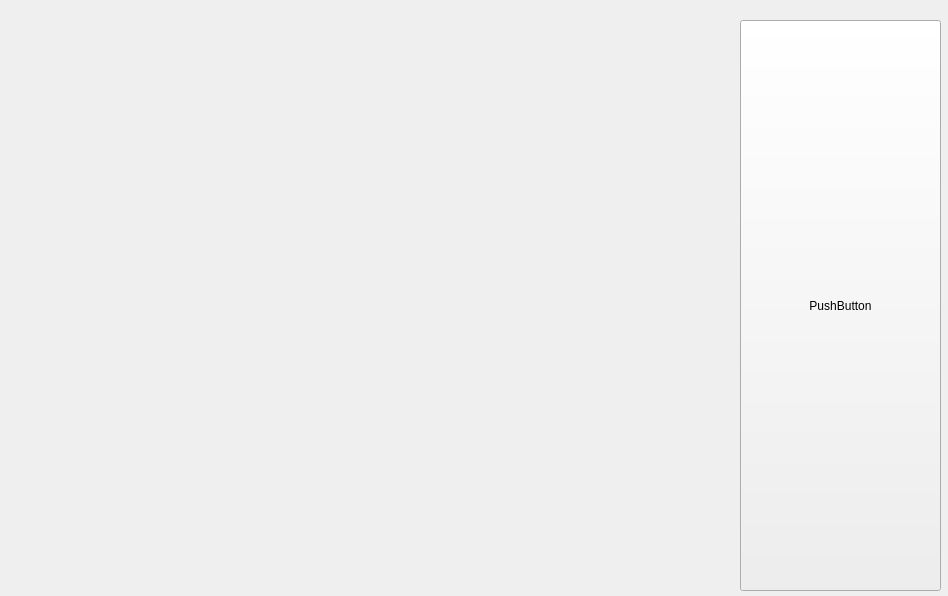
<?xml version="1.0" encoding="UTF-8"?>
<ui version="4.0">
 <class>Videowidget</class>
 <widget class="QWidget" name="Videowidget">
  <property name="geometry">
   <rect>
    <x>0</x>
    <y>0</y>
    <width>948</width>
    <height>596</height>
   </rect>
  </property>
  <property name="windowTitle">
   <string>Form</string>
  </property>
  <widget class="QWidget" name="videoWidget" native="true">
   <property name="geometry">
    <rect>
     <x>30</x>
     <y>20</y>
     <width>701</width>
     <height>561</height>
    </rect>
   </property>
  </widget>
  <widget class="QPushButton" name="pushButton_Play_Pause">
   <property name="geometry">
    <rect>
     <x>740</x>
     <y>20</y>
     <width>201</width>
     <height>571</height>
    </rect>
   </property>
   <property name="text">
    <string>PushButton</string>
   </property>
  </widget>
 </widget>
 <resources/>
 <connections/>
</ui>
